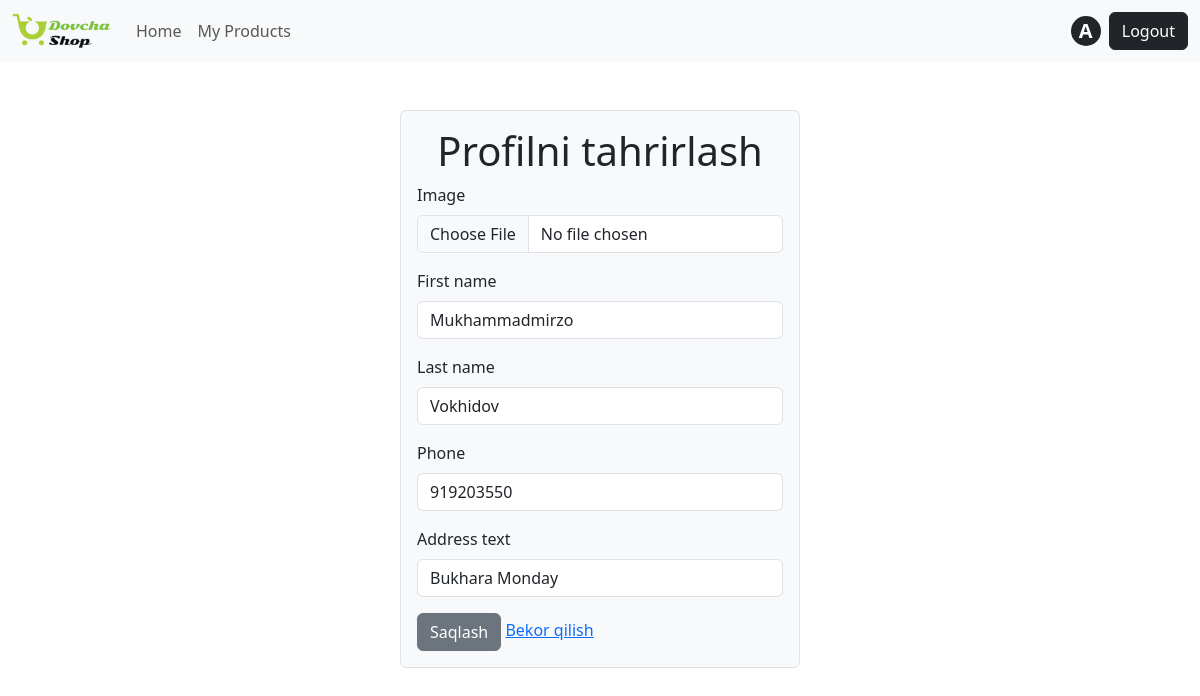
The page /accounts/profile/edit/ (signed in) on the database its author committed.
### accounts/models.py (models this page shows, shortened)
class User(AbstractUser):
   class Role(models.TextChoices):
       BUYER = "BUYER", "Buyer"
       SELLER = "SELLER", "Seller"
   role = models.CharField(
       max_length=10,
       choices=Role.choices,
       default=Role.BUYER
   )
   image = models.ImageField(upload_to="avatars/", blank=True, null=True)
   phone = models.CharField(max_length=30, blank=True)
   address_text = models.CharField(max_length=255, blank=True)

### accounts/views.py (the view, shortened to what this page needs)
# urls.py: path("profile/edit/", views.ProfileUpdateView.as_view(), name="profile_edit"),
class ProfileUpdateView(LoginRequiredMixin, UpdateView):
   model = User
   form_class = ProfileForm
   template_name = "accounts/profile_edit.html"
   success_url = reverse_lazy("profile")
   def get_object(self):
       return self.request.user

### accounts/forms.py
class ProfileForm(forms.ModelForm):
   class Meta:
       model = User
       fields = ("image", "first_name", "last_name", "phone", "address_text")

### templates/accounts/profile_edit.html (shortened to what this page needs)
{% extends "base.html" %}
{% load crispy_forms_tags %}
{% block content %}
<div class="container bg-light border rounded p-3 mx-auto my-5 col-4">
   <h1 class="text-center">Profilni tahrirlash</h1>
   <form method="post" enctype="multipart/form-data">
       {{ form | crispy }}
       <button class="btn btn-secondary" type="submit">Saqlash</button>
       <a href="{% url 'profile' %}">Bekor qilish</a>
   </form>
</div>
{% endblock %}

### templates/includes/navbar.html (shortened to what this page needs)
{% load static %}
<nav class="navbar navbar-expand-lg bg-body-tertiary">
  <div class="container-fluid">
    <a class="navbar-brand logo" href="/"><img src="{% static 'images/dochashop-logo.png' %}" alt=""></a>
    <div class="collapse navbar-collapse" id="navbarSupportedContent">
      <ul class="navbar-nav me-auto mb-2 mb-lg-0">
        <li class="nav-item">
          <a href="/" class="nav-link">Home</a>
        </li>
        <li class="nav-item">
          {% if request.user.is_authenticated and request.user.role == "SELLER" %}
<a class="nav-link" href="{% url 'seller_products' %}">
My Products
</a>
{% endif %}
        </li>
      </ul>
    {% if request.user.is_authenticated %}
            <div class="navbar-username">
              <a class="bg-dark text-white fw-bold m-2" href="{% url 'profile' %}">{{ request.user.username | slice:1 | title }}</a>
            </div>
               <form method="post" action="{% url 'logout' %}">
                   <button class="btn btn-dark" type="submit">Logout</button>
               </form>
           {% else %}
              <a class="btn btn-outline-secondary mx-3" href="{% url 'login' %}">Login</a>
               <a class="btn btn-secondary" href="{% url 'signup' %}">Register</a>
           {% endif %}
    </div>
  </div>
</nav>

### static/css/style.css (style rules this page uses)
.navbar-username { display: flex; justify-content: center; align-items: center; }
.navbar-username a { width: 30px; height: 30px; border-radius: 50%; display: inline-block; text-align: center; font-size: 20px; text-decoration: none; }
.logo img { width: 100px; }

### rows shown on the page
User: user.username "A", first_name "Mukhammadmirzo", last_name "Vokhidov", phone "919203550", address_text "Bukhara Monday"
